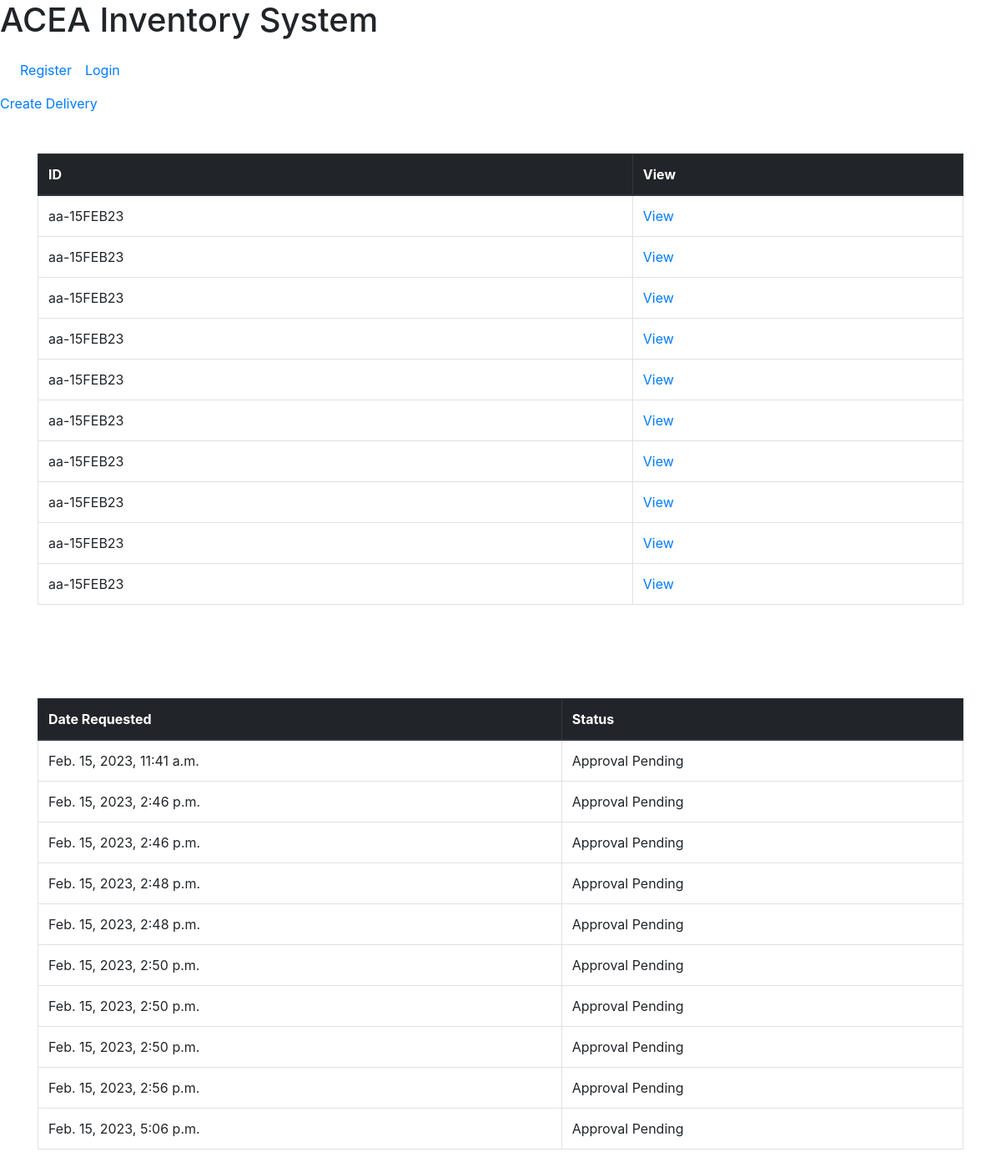
Page /deliveries/ on the committed database.
### dashboard/models.py (models this page shows, shortened)
class Delivery(models.Model):
    requestedBy = models.ForeignKey(User, on_delete=models.CASCADE, null=True, blank=True)
    dateRequested = models.DateTimeField(auto_now_add=True, blank=True)
    dateApproved = models.DateTimeField(null=True, blank=True)
    dateArrived = models.DateTimeField(null=True, blank=True)
    deliveryLocation = models.ForeignKey(Location, on_delete=models.CASCADE)
    class Meta:                                                             # django admin data models are pluralized (they add 's')
        verbose_name_plural = 'Deliveries'
    def __str__(self):
        if self.requestedBy:
            initials = ''.join([name[0] for name in self.requestedBy.get_full_name().split()])
        else:
            initials = 'unknown'
        formatted_date = self.dateRequested.strftime('%d%b%y')
        slug = slugify(formatted_date).upper()
        return f'{initials}-{slug}'

### dashboard/views.py (the view)
# urls.py: path('deliveries/', views.DeliveryList.as_view(), name='list-deliveries'),
class DeliveryList(ListView):
    model = Delivery
    context_object_name = "deliveries"
    deliveries = Delivery.objects.all
    def get_context_data(self, **kwargs):
        delivery = Delivery.objects.all
        kwargs['delivery'] = delivery
        return kwargs

### templates/dashboard/delivery_list.html (shortened to what this page needs)
{%extends 'partials/base.html'%}
{% block content %}
{% load bootstrap_icons %}
<div>
    <a href="{% url 'create-delivery'%}"> Create Delivery </a>
</div>
<div class="container table-responsive py-5">
    <table id="table_id" class="table table-bordered table-hover">
        <thead class="thead-dark">
            <tr>
                <th scope="col">ID</th>
                <th scope="col">View</th>
            </tr>
        </thead>
        <tbody>
            {% for d in delivery %}
            <tr>
                <td> {{ d }} </td>
                <td> <a href="{% url 'delivery_details' d.id %}"> View </td>
            </tr>
            {% endfor %}
        </tbody>
    </table>
</div>
<div class="container table-responsive py-5">
    <table id="table_id2" class="table table-bordered table-hover">
        <thead class="thead-dark">
            <tr>
                <th scope="col">Date Requested</th>
                <th scope="col">Status</th>
            </tr>
        </thead>
        <tbody>
            {% for item in delivery %}
            <tr>
                <td> {{ item.dateRequested }} </td>
                {% if item.dateApproved is None %}
                    <td>Approval Pending</td>
                {% elif item.dateArrived is None %}
                    <td>Arrival Pending</td>
                {% else %}
                    <td>Delivered</td>
                {% endif %}
            </tr>
            {% endfor %}
        </tbody>
    </table>
</div>
{% endblock content %}
{% block js %}
        <link rel="stylesheet" type="text/css" href="https://cdn.datatables.net/v/dt/jszip-2.5.0/dt-1.10.18/af-2.3.0/b-1.5.2/b-colvis-1.5.2/b-flash-1.5.2/b-html5-1.5.2/b-print-1.5.2/cr-1.5.0/fh-3.1.4/r-2.2.2/datatables.min.css"/>
{% endblock %}

### rows in the picture
Delivery: requestedBy+dateRequested "aa-15FEB23", dateRequested "Feb. 15, 2023, 11:41 a.m.", shows "Approval Pending"
Delivery: requestedBy+dateRequested "aa-15FEB23", dateRequested "Feb. 15, 2023, 2:46 p.m.", shows "Approval Pending"
Delivery: requestedBy+dateRequested "aa-15FEB23", dateRequested "Feb. 15, 2023, 2:46 p.m.", shows "Approval Pending"
Delivery: requestedBy+dateRequested "aa-15FEB23", dateRequested "Feb. 15, 2023, 2:48 p.m.", shows "Approval Pending"
Delivery: requestedBy+dateRequested "aa-15FEB23", dateRequested "Feb. 15, 2023, 2:48 p.m.", shows "Approval Pending"
Delivery: requestedBy+dateRequested "aa-15FEB23", dateRequested "Feb. 15, 2023, 2:50 p.m.", shows "Approval Pending"
Delivery: requestedBy+dateRequested "aa-15FEB23", dateRequested "Feb. 15, 2023, 2:50 p.m.", shows "Approval Pending"
Delivery: requestedBy+dateRequested "aa-15FEB23", dateRequested "Feb. 15, 2023, 2:50 p.m.", shows "Approval Pending"
Delivery: requestedBy+dateRequested "aa-15FEB23", dateRequested "Feb. 15, 2023, 2:56 p.m.", shows "Approval Pending"
Delivery: requestedBy+dateRequested "aa-15FEB23", dateRequested "Feb. 15, 2023, 5:06 p.m.", shows "Approval Pending"
